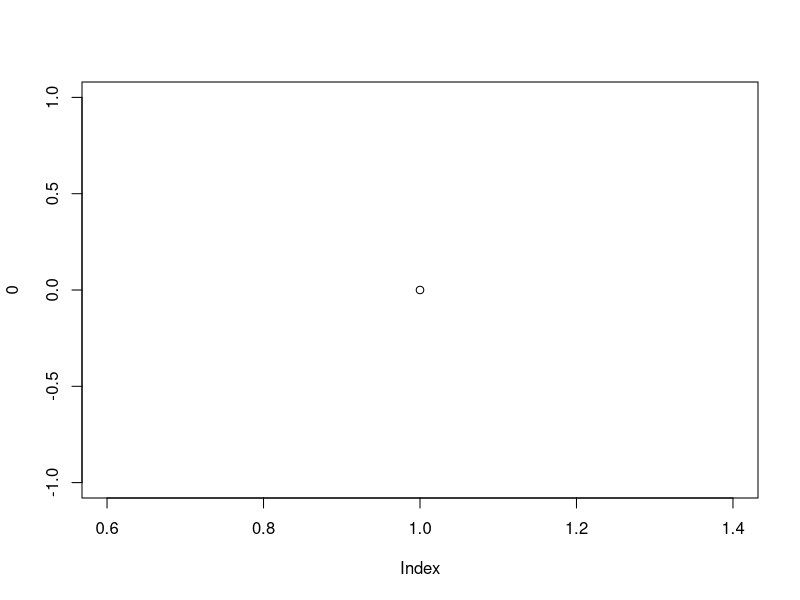
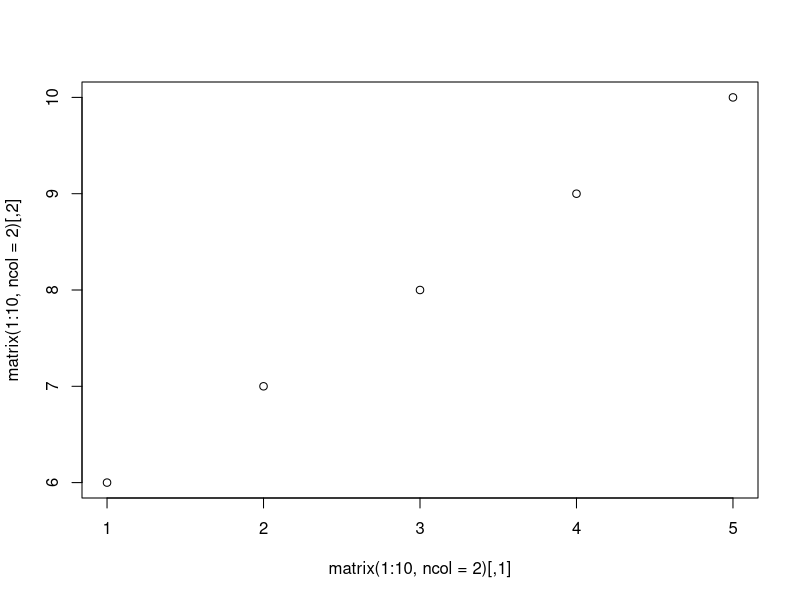

These charts were generated, in order, by the following R code: (Note: this script raises an error after producing the figures.)
## ---- chunk 1
knitr::opts_chunk$set(echo = TRUE, collapse = TRUE)
## ---- chunk 2
plot(0)
## ---- chunk 3
plot(matrix(1:10, ncol = 2)) # scatterplot
plot(data.frame(rep(letters[1:5], each = 2), 1:10)) # boxplot
## ---- chunk 4
invisible(dev.off(2))
# We start with no open devices
dev.list()
dev.cur() # lists the active device, here null because no device open
pdf() # open a new pdf device
dev.list() # 1 is not shown, but always represents the null device
dev.cur()
pdf()
dev.list()
dev.cur()
dev.set(2)
dev.cur()
dev.off(2); dev.off(3)
## ---- chunk 5
length(par()) # There are MANY parameters
# Easiest to call the parameter of interest by name, here we are just
# telling R to subset the returned list with the `$` operator.
par()$mar 
# The values for parameters can be changed by setting them within the
# function.
par(mar = c(1, 1, 1, 1))
par()$mar
## ---- chunk 6
line2user <- function(line, side) {
  lh <- par('cin')[2] * par('cex') * par('lheight')
  x_off <- diff(grconvertX(c(0, lh), 'inches', 'npc'))
  y_off <- diff(grconvertY(c(0, lh), 'inches', 'npc'))
  switch(side,
         `1` = grconvertY(-line * y_off, 'npc', 'user'),
         `2` = grconvertX(-line * x_off, 'npc', 'user'),
         `3` = grconvertY(1 + line * y_off, 'npc', 'user'),
         `4` = grconvertX(1 + line * x_off, 'npc', 'user'),
         stop("Side must be 1, 2, 3, or 4", call.=FALSE))
}
col2alpha <- function(col, alpha = 0.5) {
  tmp <- col2rgb(col)
  rgb(tmp[1]/255, tmp[2]/255, tmp[3]/255, alpha)  
}
labelLines <- function(outer = FALSE, alpha = 1) {
  if (outer) {
    col <- col2alpha("darkgreen", alpha)
    p <- "oma"
    a <- par()$mar
  } else {
    col <- col2alpha("darkred", alpha)
    p <- "mar"
    a <- rep(0, 4)
  }
  nline <- par()[[p]]
  side <- unlist(mapply(rep, 1:4, each = nline))
  line <- unlist(sapply(nline, seq)) - 1
  txt <- paste0("Line", line)
  mtext(txt, side, line, outer = outer, col = col)
  mtext(paste0("Side", 1:4), 1:4, -1, col = col2alpha("gray40", alpha))
  abline(h = line2user(0:nline[1] + a[1], 1), xpd = NA, lty = 3, col = col)
  abline(v = line2user(0:nline[2] + a[2], 2), xpd = NA, lty = 3, col = col)
  abline(h = line2user(0:nline[3] + a[3], 3), xpd = NA, lty = 3, col = col)
  abline(v = line2user(0:nline[4] + a[4], 4), xpd = NA, lty = 3, col = col)
}
setupPlot <- function(label.lines = FALSE) {
  par(mar = c(2, 5, 2, 2), oma = c(2, 5, 2, 2))
  plot.new()
  plot.window(xlim = c(1, 10), ylim = c(1, 10))
  if (label.lines) {
    labelLines()
    labelLines(TRUE)
  } else {
    mtext(side = 3, text = "Plot region", line = -1.5, col = "gray40")
    mtext(side = 3, text = "Figure region", line = 0.5, col = "darkred")
    mtext(side = 3, text = "Device region", line = 2.5, col = "darkgreen")
  }
  box(which = "plot", lwd = 2, col = "gray40")
  box(which = "figure", lwd = 2, col = "darkred")
  box(which = "outer", lwd = 4, col = "darkgreen")
}
## ---- chunk 7
setupPlot()
## ---- chunk 8
setupPlot(TRUE)
## ---- chunk 9
# usr is c(x-min, x-max, y-min, y-max)
par()$usr # c(0, 1, 0, 1) by default
plot.new() # setup a new plot 
par()$usr
plot.window(xlim = c(0, 100), ylim = c(5, 6))
par()$usr
# Note the default margins
par()$mar
labelLines(alpha = 0.5) # custom function for illustration (ignore)
## ---- chunk 10
plot.new()
par(mar = rep(0, 4), usr = c(0, 3, 0, 2))
polygon(x = c(0.9, 0.9,  1.1, 1.1), 
        y = c(0.9, 1.1,  1.1, 0.9),
        col = col2alpha("darkblue", 0.5),
        border = NA)
polygon(x = c(0.6, 0.6,  1.4, 1.4), 
        y = c(0.6, 1.4,  1.4, 0.6),
        col = col2alpha("darkred", 0.5),
        border = NA)
polygon(x = c(0.9, 0.9,  1.1, 1.1) + 1, 
        y = c(0.9, 1.1,  1.1, 0.9),
        col = "darkblue",
        border = NA)
polygon(x = c(0.6, 0.6,  1.4, 1.4) + 1, 
        y = c(0.6, 1.4,  1.4, 0.6),
        col = "darkred",
        border = NA)
## ---- chunk 11
x <- seq(0, 100, length.out = 10)
y <- seq(5, 6,   length.out = 10)
plot.new()
plot.window(xlim = c(0, 100), ylim = c(5, 6))
box() # Draws the outer frame
axis(side = 1) # Draws the x-axis (recall the side definitions!)
axis(side = 2) 
mtext(side = 1, "x-axis", line = 3) # Draws text in the margin 
mtext(side = 2, "y-axis", line = 3) 
title(main = "A plot to learn from") # Draws the title
points(x = x, y = y) # Draw points on the plot
legend(x = "topleft", legend = "Some data", pch = 1) # Finally, draw a legend
## ---- chunk 12
par(oma = rep(1, 4))
plot(x = x, y = y, ann = FALSE, axes = FALSE, type = "n")
box() # default, which = "plot"
box(which = "figure", col = "red")
box(which = "outer", col = "blue")
## ---- chunk 13
plot(x = x, y = y, ann = FALSE, axes = FALSE, type = "n")
box()
axis(side = 1, line = 1)
axis(side = 2, line = 1)
## ---- chunk 14
plot(x = -5:5, y = -5:5, ann = FALSE, axes = FALSE, type = "n")
axis(side = 1, pos = 0, line = 0) # this shows how pos overrides line
axis(side = 2, pos = 0)
## ---- chunk 15
par(mar = rep(0, 4))
plot(x = -5:5, y = -5:5, ann = FALSE, axes = FALSE, type = "n")
loc <- c(-5:-1, 1:5)
lbl <- c(-5, rep("", 8), 5)
axis(side = 1, pos = 0, at = loc, labels = NA, tcl = 0.5)
axis(side = 2, pos = 0, at = loc, labels = NA, tcl = 0.5)
axis(side = 1, pos = 0, at = loc, cex.axis = 0.75, labels = lbl)
axis(side = 2, pos = 0, at = loc, cex.axis = 0.75, labels = lbl, las = 2)
## ---- chunk 16
par(mar = c(5, 4, 8, 2) + 0.1)
# bty = "n" suppresses the frame; read ?par for more info!
plot(x = x, y = y, ann = FALSE, bty = "n", type = "n")
labelLines(alpha = 0.2)
title(main = "Title w/\n2 lines", xlab = "x", ylab = "y", sub = "Sub title")
## ---- chunk 17
plot(x = x, y = y, ann = FALSE, bty = "n", type = "n")
points(x = x, y = y)
## ---- chunk 18
drawType <- function(type) {
  plot(x = x, y = y, ann = FALSE, axes = FALSE, type = type)
  box()
  title(main = sprintf("Type = \"%s\"", type))
}
par(mfrow = c(3, 3))
sapply(c("p", "l", "b", "c", "o", "s", "h", "n"), drawType)
## ---- chunk 19
plot(x = x, y = y, ann = FALSE, bty = "n", type = "n")
sz <- seq(0.5, 1.5, length.out = 10)
points(x = x, y = y, col = "darkred", pch = letters[1:10], font = 2, cex = sz)
points(x = x, y = y, col = "darkblue", type = "c", lwd = 2)
## ---- chunk 20
# Taken from http://rgraphics.limnology.wisc.edu/pch.php
pchShow <-
  function(extras = c(".", "o", "O", "0","a","A", "*", "+","-","|"),
           symbolsize = 3, #
           symbolcolor = "red3",
           fillcolor = "slateblue3",
           linewidth = 1,
           textcolor = "black",
           textsize = 1.2,
           main = paste("Plot symbols in R")
           )
  {

# Organize symbols & characters to be plotted
# --------------------------------------------------------------------------

    nex <- length(extras)            # number of char graphics symbols to plot
    n_points  <- 26 + nex            # total number of symbols to plot
    ipch <- 0:(n_points-1)           # sequence of pch id numbers (0,1,2,...25)

    # create list of pch values (0:25); ('list' allows integers & strings)
    pchlist <- as.list(ipch)

    # Add the special characters to the list (if any)
    if(nex > 0) pchlist[26 + 1:nex] <- as.list(extras)

# Set up graphing space for display of symbols
# --------------------------------------------------------------------------
    # no. of columns to display in graph
    # (selected such that plot is close to square, nrows ~= ncols)
    k <- floor(sqrt(n_points))

    dd <- c(-1,1)/2             # padding of graph (+ 0.5 units on each side)

    # x coordinates for plotting symbols ('a %% b' means 'a modulus b';
    # that is, divides a by b and returns the remainder.)
    ix <- ipch %% k

    # y coordinates for plotting symbols ('a %/% b' indicates integer division,
    # that is, it returns the integer portion of the quotient only)
    iy <- 3 + (k-1)- ipch %/% k
    
    rx <- dd + range(ix)        # full range of x axis
    ry <- dd + range(iy)        # full range of y axis

    # create plot window
    plot(rx, ry, type="n", axes = FALSE, xlab = "", ylab = "", main = main)

    # display grid lines
    abline(v = ix, h = iy, col = "lightgray", lty = "dotted")

# Plot symbols and symbol labels (loops through each symbol type)
# --------------------------------------------------------------------------

    for(i in 1:n_points) {
      # for each value, i, get symbol id from list created ealier
      pch_i <- pchlist[[i]]

      # plot point at x(i), y(i), using the selected symbol.
      # Colors and size determined above
      # 'bg'-colored interior (only available for pch 21-25) :
      points(ix[i], iy[i], pch = pch_i, col = symbolcolor, bg = fillcolor,
          cex = symbolsize, lwd=linewidth)
      if(textsize > 0)
          text(ix[i] - .3, iy[i], pch_i, col = textcolor, cex = textsize)
    }
  }

pchShow(symbolsize = 2)

## ---- chunk 21
plot.new()
## ---- chunk 22
head(colors()) 
tail(colors())
## ---- chunk 23
rgb(red = 255, green = 0, blue = 0, maxColorValue = 255)
col2rgb("red")
col2rgb(2)
col2rgb(1:8)
rgb(t(col2rgb(1:8)), maxColorValue = 255) # rgb will take a matrix, but 
## ---- chunk 24
palette()
par(mar = rep(0.5, 4))
barplot(rep(1, 8), col = 1:8, ann = FALSE, axes = FALSE)
## ---- chunk 25
palette(rainbow(8))
par(mar = rep(0.5, 4))
barplot(rep(1, 8), col = 1:8, ann = FALSE, axes = FALSE)
## ---- chunk 26
palette(rainbow(100))
par(mar = rep(0.5, 4))
barplot(rep(1, 100), col = 1:100, ann = FALSE, axes = FALSE)
## ---- chunk 27
cbrhPal <- colorRampPalette(c("blue3", "gray80", "red3"), bias = 0.5)
palette(cbrhPal(30))
par(mar = rep(0.5, 4))
barplot(rep(1, 60), col = 1:60, ann = FALSE, axes = FALSE)
## ---- chunk 28
plot.new()
par('cin')[2]*par('cex')*par('lheight') 
## ---- chunk 29
line2user <- function(line, side) {
  lh <- par('cin')[2] * par('cex') * par('lheight') # Get the line height (in)
  # Converting to npc requires taking the difference between 0 and lh, because
  # 0 in inches does not equal 0 in npc
  xOff <- diff(grconvertX(c(0, lh), 'inches', 'npc')) # Convert to npc for x
  yOff <- diff(grconvertY(c(0, lh), 'inches', 'npc')) # Convert to npc for y
  switch(side,
         `1` = grconvertY(-line*yOff, 'npc', 'user'),
         `2` = grconvertX(-line*xOff, 'npc', 'user'),
         `3` = grconvertY(1 + line*yOff, 'npc', 'user'),
         `4` = grconvertX(1 + line*xOff, 'npc', 'user'),
         stop("Side must be 1, 2, 3, or 4", call.=FALSE)) 
}
plot.new()
line2user(line = 3, side = 2)
## ---- chunk 30
par(mfrow = c(1, 2), oma = c(2, 1, 4, 1), mar = c(5, 4, 4, 2))
plot(x = x, y = y, ann = FALSE, axes = FALSE, type = "n")
box(which = "inner", lwd = 4, col = "darkblue")
labelLines(outer = TRUE)
box(which = "outer", col = "darkgreen", lwd = 4)
box(lwd = 2, col = "gray40")
box(which = "figure", lwd = 2, col = "darkred")
labelLines()
plot(x = x, y = y, ann = FALSE, axes = FALSE, type = "n")
box(lwd = 2, col = "gray40")
box(which = "figure", lwd = 2, col = "darkred")
labelLines()
